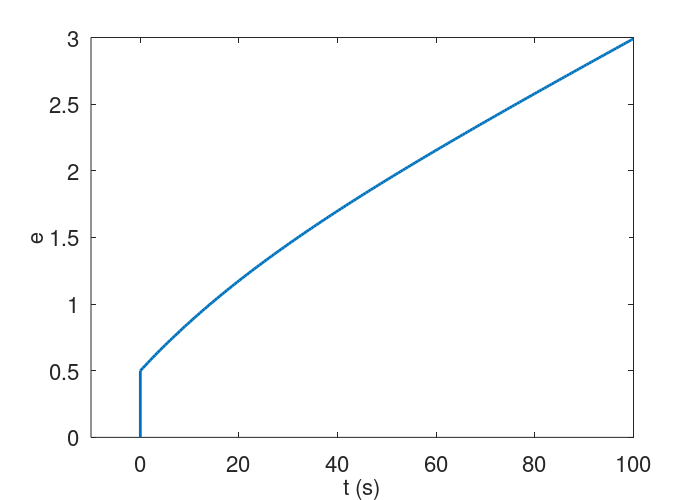

Recreate this plot in MATLAB.
clear all; close all
e1=2e5;
eta3=5e6;
e2=2e5;
eta2=5e6;
tau2=eta2/e2;
sigma=1e5;
t=linspace(0,100, 200);
strain=@(t) sigma/e1+(sigma/e2)*(1-exp(-t/tau2))+sigma*t/eta3;
plot([0 t],[0 strain(t)],'linewidth',2)
set(gca,'fontsize',16)
xlim([-10,100])
xlabel('t (s)', 'fontsize',16)
ylabel('e', 'fontsize',16)
set(gcf,'paperposition',[0 0 7 5], 'papersize', [7 5])
print(gcf,'../figures/creepdata.svg', '-dsvg')
